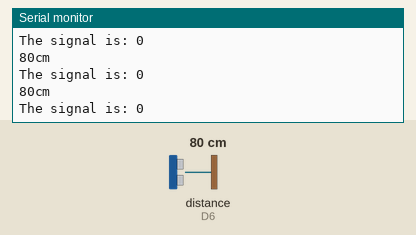
Simulated run of this sketch. Board: ESP8266 (NodeMCU). Parts: the last lines printed to the serial monitor. Wiring (inferred from the names in the program): ultrasonic range finder: trigger D7; echo D6. Inputs (shaded band) come from the test bench; at power-on: distance to the obstacle (sensor on D6) 80 cm. The echo pulse lasts 58.3 µs per cm; WiFi joins after 1.5 s; servers stay silent unless stated.

Above: at 2.7 s.
2.8 s: distance to the obstacle (sensor on D6) set to 2 cm
At 3.29 s:
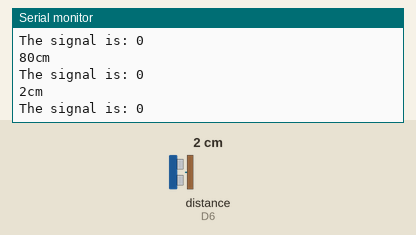
4.3 s: distance to the obstacle (sensor on D6) set to 4 cm
At 4.8 s:
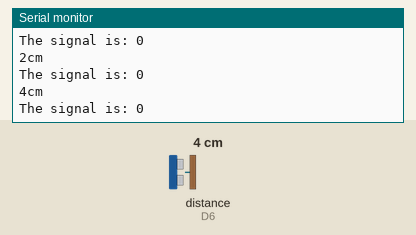
Timing chart, 0 to 7.3 s (numbered marks = the images above; inputs shaded):
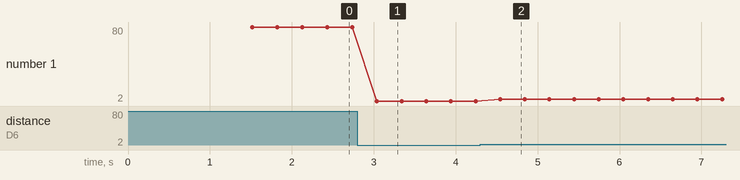

Measured:
- after the input at 2.8 s, the serial monitor: prints a new line after 0.24 s (image 1)
- after the input at 4.3 s, the serial monitor: prints a new line after 0.24 s (image 2)
- plotted number 1: 80 → 2 after the input at 2.8 s, 2 → 4 after the input at 4.3 s

The sketch:

esp_upltrasonic_test.ino
```cpp
#include <ESP8266WiFi.h>
#define buttonPin D3

const char *ssid      = "Switch";
const char *password  = "123456789";

int sensorValue = 0;       //sensor value, I'm usingg 0/1 button state
//int buttonState;             // the current reading from the input pin
//int lastButtonState = LOW;   // the previous reading from the input pin
//unsigned long lastDebounceTime = 0;  // the last time the output pin was toggled
//unsigned long debounceDelay = 50;    // the debounce time; increase if the output flickers
const int pingPin = D7; // Trigger Pin of Ultrasonic Sensor
const int echoPin = D6; // Echo Pin of Ultrasonic Sensor
int Signal = 0, lastSignalState = 0;

void setup() {
  Serial.begin(115200);
  delay(10);
  pinMode(buttonPin, INPUT);

  // set the ESP8266 to be a WiFi-client
  WiFi.mode(WIFI_STA);
  WiFi.begin(ssid, password);

  while (WiFi.status() != WL_CONNECTED) {
    delay(500);
  }
}

void loop() {

//  int reading = digitalRead(buttonPin);
//  if (reading != lastButtonState) {
//    lastDebounceTime = millis();
//  }
//  if ((millis() - lastDebounceTime) > debounceDelay) {
//    if (reading != buttonState) {
//      buttonState = reading;
//      if (buttonState == HIGH) {
//        sensorValue = ! sensorValue;
//      }
//    }
//  }
//  lastButtonState = reading;

  // Use WiFiClient class to create TCP connections
    long duration, inches, cm;
  pinMode(pingPin, OUTPUT);
  digitalWrite(pingPin, LOW);
  delayMicroseconds(2);
  digitalWrite(pingPin, HIGH);
  delayMicroseconds(10);
  digitalWrite(pingPin, LOW);
  pinMode(echoPin, INPUT);
  duration = pulseIn(echoPin, HIGH);
  inches = microsecondsToInches(duration);
  cm = microsecondsToCentimeters(duration);
  //  Serial.print(inches);
  //  Serial.print("in, ");
  Serial.print(cm);
  Serial.print("cm");
  Serial.println();
  delay(100);

  if (cm <= 40) {
    Signal = 0;
  }
  else if (cm >= 160 ) {
    Signal = 1;
  }
  else {
    Signal = lastSignalState;
  }

  lastSignalState = Signal;
  Serial.println("The signal is: " + String(Signal));
  WiFiClient client;
  const char * host = "192.168.4.1";            //default IP address
  const int httpPort = 80;

  if (!client.connect(host, httpPort)) {
    Serial.println("connection failed");
    return;
  }
sensorValue = Signal;
  String url;
  if (sensorValue == 1) {
    url = "/on/";
  }

  if (sensorValue == 0) {
    url = "/off/";
  }
  // This will send the request to the server
  client.print(String("GET ") + url + " HTTP/1.1\r\n" +
               "Host: " + host + "\r\n" +
               "Connection: close\r\n\r\n");
  client.stop();
}
long microsecondsToInches(long microseconds) {
  return microseconds / 74 / 2;
}

long microsecondsToCentimeters(long microseconds) {
  return microseconds / 29 / 2;
}
```
